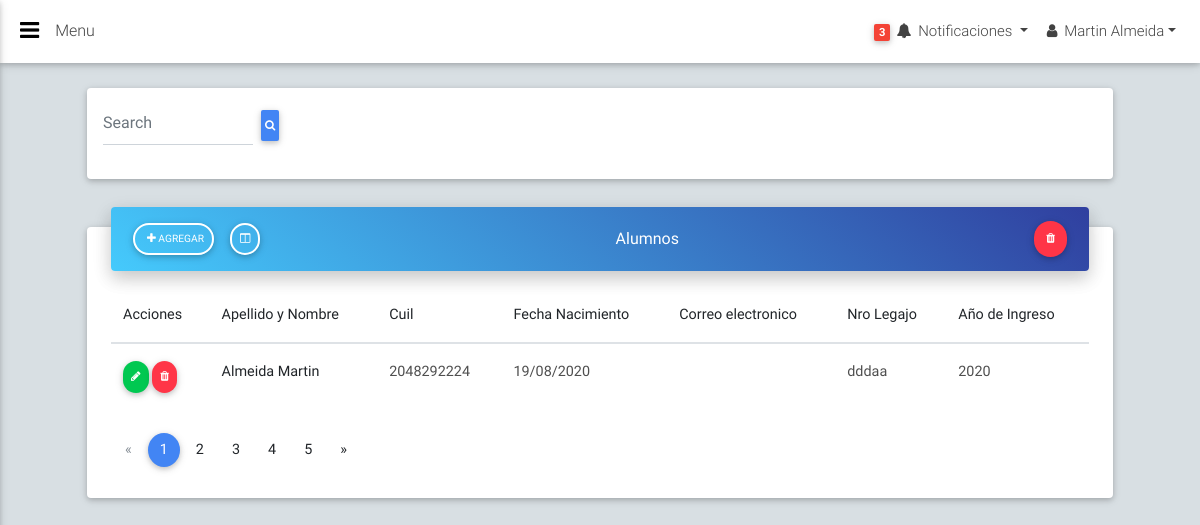
The page /alumnos/index.php (signed in) on the database its author committed.
### tables this page shows
CREATE TABLE `alumnos` (
  `id_alumno` int(11) NOT NULL,
  `anio_ingreso` int(11) NOT NULL,
  `nro_legajo` varchar(30) NOT NULL,
  `rela_id_persona` int(4) NOT NULL,
  `fecha_alta` date NOT NULL
);

CREATE TABLE `personas` (
  `id_persona` int(4) NOT NULL,
  `apellido_nombre_persona` varchar(60) NOT NULL,
  `cuil_persona` varchar(20) NOT NULL,
  `sexo` varchar(2) NOT NULL,
  `fecha_nacimiento` date DEFAULT NULL,
  `email` varchar(200) DEFAULT NULL,
  `domicilio` varchar(250) DEFAULT NULL,
  `contacto` int(20) DEFAULT NULL,
  `rela_id_localidad` int(4) DEFAULT NULL,
  `nacionalidad` varchar(100) DEFAULT NULL
);

### alumnos/index.php (the view, shortened to what this page needs)
<?php
include "../conexion/conexion.php";
$sql="SELECT *FROM `alumnos` JOIN personas on id_persona=rela_id_persona";
$alumnos=$conexion->query($sql)->fetchAll(PDO::FETCH_OBJ);
?>
<main>
        <div class="container-fluid">
            <section>
                <div class="card p-2 mb-5">
                    <div class="row">
                        <div class="col-lg-6 col-md-7">
                            <form class="form-inline md-form mt-2 ml-2">
                                <input class="form-control my-0" type="text" placeholder="Search" style="max-width: 150px;">
                                <button class="btn btn-sm btn-primary ml-2 px-1"><i class="fa fa-search"></i>  </button>
                            </form>
                        </div>
                    </div>
                </div>
                <div class="card card-cascade narrower z-depth-1">
                    <div class="view gradient-card-header blue-gradient narrower py-2 mx-4 mb-3 d-flex justify-content-between align-items-center">
                        <div>
                            <a href="frmAgregar.php" type="button" class="btn btn-outline-white btn-rounded btn-sm px-2"><i class="fa fa-plus ml-1"></i> Agregar</a>
                            <button type="button" class="btn btn-outline-white btn-rounded btn-sm px-2"><i class="fa fa-columns mt-0"></i></button>
                        </div>
                        <a href="" class="white-text mx-3">Alumnos</a>
                        <div>
                            <button type="button" class="btn btn-danger btn-rounded btn-sm px-2"><i class="fa fa-trash m-1"></i></button>
                        </div>
                    </div>
                    <div class="px-4">
                        <div class="table-responsive">
                            <table class="table table-hover mb-0">
                                <thead>
                                <tr>
                                    <th>Acciones</th>
                                    <th>Apellido y Nombre</th>
                                    <th>Cuil</th>
                                    <th>Fecha Nacimiento</th>
                                    <th>Correo electronico</th>
                                    <th>Nro Legajo</th>
                                    <th>Año de Ingreso</th>
                                </tr>
                                </thead>
                                <tbody>
                                    <?php
                                    foreach($alumnos as $alumno){?>
                                        <tr>
                                            <th>
                                            <div>
                                                <a type="button" class="btn btn-rounded btn-success btn-sm px-2" data-toggle="modal" data-target="#modalModificar" onclick="datosAlumno(<?php echo $alumno->id_alumno?>)"><i class="fa fa-pencil" ></i></a>
                                                <a type="button" class="btn btn-rounded btn-danger btn-sm px-2" onclick="eliminarAlumno(<?php echo $alumno->id_alumno?>)"><i class="fa fa-trash"></i></a>
                                            </div>
                                            </th>
                                            <th><?php echo $alumno->apellido_nombre_persona; ?> </th>
                                            <td><?php echo $alumno->cuil_persona; ?> </td>
                                            <td><?php echo date_format(date_create($alumno->fecha_nacimiento),'d/m/Y'); ?> </td>
                                            <td><?php echo $alumno->email; ?> </td>
                                            <td><?php echo $alumno->nro_legajo; ?> </td>
                                            <td><?php echo $alumno->anio_ingreso; ?> </td>
                                        </tr>
                                    <?php }?>
                                </tbody>
                            </table>
                        </div>
                        <nav class="my-4">
                            <ul class="pagination pagination-circle pg-blue mb-0">
                                <li class="page-item disabled">
                                    <a class="page-link" aria-label="Previous">
                                        <span aria-hidden="true">&laquo;</span>
                                    </a>
                                </li>
                                <li class="page-item active"><a class="page-link">1</a></li>
                                <li class="page-item"><a class="page-link">2</a></li>
                                <li class="page-item clearfix d-none d-md-inline-block"><a class="page-link">3</a></li>
                                <li class="page-item clearfix d-none d-md-inline-block"><a class="page-link">4</a></li>
                                <li class="page-item clearfix d-none d-md-inline-block"><a class="page-link">5</a></li>
                                <li class="page-item">
                                    <a class="page-link" aria-label="Next">
                                        <span aria-hidden="true">&raquo;</span>
                                    </a>
                                </li>
                            </ul>
                        </nav>
                    </div>
                </div>
            </section>
        </div>
    </main>
<?php
include "../template/script.php"?>

### css/style.css (style rules this page uses)
body { background-color: #d8dfe3; }

### rows shown on the page
alumnos: rela_id_persona.apellido_nombre_persona "Almeida Martin", rela_id_persona.cuil_persona "2048292224", rela_id_persona.fecha_nacimiento "19/08/2020", nro_legajo "dddaa", anio_ingreso "2020"

### other values the page prints
$_SESSION['apellido_nombre_persona'] "Martin Almeida"
